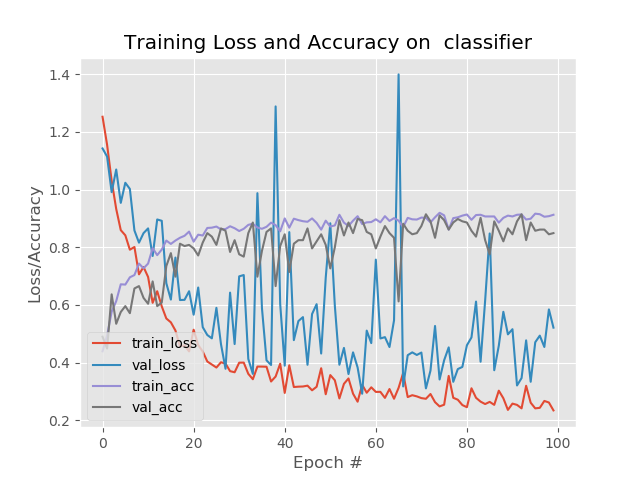

Python code for this plot:
# coding: utf-8

# import the necessary packages

from keras.preprocessing.image import ImageDataGenerator
from keras.optimizers import Adam
from sklearn.model_selection import train_test_split
from keras.preprocessing.image import img_to_array
from keras.utils import to_categorical
from imutils import paths
import matplotlib.pyplot as plt
# import  matplotlib
# matplotlib.use("Agg")
# import numpy as np
# import argparse
import random
import cv2
import os
import keras
import sys
from keras.models import Sequential
from keras.layers import Dense, Dropout, Activation, Flatten
from keras import regularizers


# coding=utf-8
from keras.models import Model
from keras.layers import Input, Dense, BatchNormalization, Conv2D, MaxPooling2D, AveragePooling2D, ZeroPadding2D
from keras.layers import add, Flatten
# from keras.layers.convolutional import Conv2D,MaxPooling2D,AveragePooling2D
from keras.optimizers import SGD
import numpy as np
from keras.callbacks import ModelCheckpoint
from keras.callbacks import TensorBoard
from keras import backend as K
from keras.layers import Conv2D,MaxPool2D
import shutil
class MODEL:
    def resNet(width=64, height=64, depth=3, weight_decay=0.0005, classNum=0):
        def Conv2d_BN(x, nb_filter, kernel_size, strides=(1, 1), padding='same', name=None):
            if name is not None:
                bn_name = name + '_bn'
                conv_name = name + '_conv'
            else:
                bn_name = None
                conv_name = None
            x = Conv2D(nb_filter, kernel_size, padding=padding, strides=strides, activation='relu', name=conv_name)(x)
            x = BatchNormalization(axis=3, name=bn_name)(x)
            return x

        def Conv_Block(input, nb_filter, kernel_size, strides=(1, 1), with_conv_shortcut=False):
            x = Conv2d_BN(input, nb_filter=nb_filter[0], kernel_size=(1, 1), strides=strides, padding='same')
            x = Conv2d_BN(x, nb_filter=nb_filter[1], kernel_size=(3, 3), padding='same')
            x = Conv2d_BN(x, nb_filter=nb_filter[2], kernel_size=(1, 1), padding='same')
            if with_conv_shortcut:
                shortcut = Conv2d_BN(input, nb_filter=nb_filter[2], strides=strides, kernel_size=kernel_size)
                x = add([x, shortcut])
                return x
            else:
                x = add([x, input])
                return x

        input = Input(shape=(width, height, depth))

        x = ZeroPadding2D((3, 3))(input)
        x = Conv2d_BN(x, nb_filter=64, kernel_size=(7, 7), strides=(2, 2), padding='valid')
        x = MaxPooling2D(pool_size=(3, 3), strides=(2, 2), padding='same')(x)

        x = Conv_Block(x, nb_filter=[64, 64, 256], kernel_size=(3, 3), strides=(1, 1), with_conv_shortcut=True)
        x = Conv_Block(x, nb_filter=[64, 64, 256], kernel_size=(3, 3))
        x = Conv_Block(x, nb_filter=[64, 64, 256], kernel_size=(3, 3))

        x = Conv_Block(x, nb_filter=[128, 128, 512], kernel_size=(3, 3), strides=(2, 2), with_conv_shortcut=True)
        x = Conv_Block(x, nb_filter=[128, 128, 512], kernel_size=(3, 3))
        x = Conv_Block(x, nb_filter=[128, 128, 512], kernel_size=(3, 3))
        x = Conv_Block(x, nb_filter=[128, 128, 512], kernel_size=(3, 3))

        # x = Conv_Block(x, nb_filter=[256, 256, 1024], kernel_size=(3, 3), strides=(2, 2), with_conv_shortcut=True)
        # x = Conv_Block(x, nb_filter=[256, 256, 1024], kernel_size=(3, 3))
        # x = Conv_Block(x, nb_filter=[256, 256, 1024], kernel_size=(3, 3))
        # x = Conv_Block(x, nb_filter=[256, 256, 1024], kernel_size=(3, 3))
        # x = Conv_Block(x, nb_filter=[256, 256, 1024], kernel_size=(3, 3))
        # x = Conv_Block(x, nb_filter=[256, 256, 1024], kernel_size=(3, 3))

        x = Conv_Block(x, nb_filter=[512, 512, 2048], kernel_size=(3, 3), strides=(2, 2), with_conv_shortcut=True)
        x = Conv_Block(x, nb_filter=[512, 512, 2048], kernel_size=(3, 3))
        x = Conv_Block(x, nb_filter=[512, 512, 2048], kernel_size=(3, 3))
        x = AveragePooling2D(pool_size=(5, 5))(x)
        x = Flatten()(x)
        x = Dense(classNum, activation='softmax')(x)

        model = Model(inputs=input, outputs=x)
        return model
    def Vgg(width=64,height=64,depth=3,weight_decay=0.0005,classNum=0):
        model = Sequential(name='vgg16-sequential')
        input_shape=(width,height,depth)
        # 第1个卷积区块(block1)
        model.add(Conv2D(64, (3, 3), padding='same', activation='relu', input_shape=input_shape, name='block1_conv1',kernel_regularizer=regularizers.l2(weight_decay)))
        model.add(Conv2D(64, (3, 3), padding='same', activation='relu', name='block1_conv2',kernel_regularizer=regularizers.l2(weight_decay)))
        model.add(MaxPool2D((2, 2), strides=(2, 2), name='block1_pool'))

        # 第2个卷积区块(block2)
        model.add(Conv2D(128, (3, 3), padding='same', activation='relu', name='block2_conv1',kernel_regularizer=regularizers.l2(weight_decay)))
        model.add(Conv2D(128, (3, 3), padding='same', activation='relu', name='block2_conv2',kernel_regularizer=regularizers.l2(weight_decay)))
        model.add(MaxPool2D((2, 2), strides=(2, 2), name='block2_pool'))

        # 第3个区块(block3)
        model.add(Conv2D(256, (3, 3), padding='same', activation='relu', name='block3_conv1',kernel_regularizer=regularizers.l2(weight_decay)))
        model.add(Conv2D(256, (3, 3), padding='same', activation='relu', name='block3_conv2',kernel_regularizer=regularizers.l2(weight_decay)))
        model.add(Conv2D(256, (3, 3), padding='same', activation='relu', name='block3_conv3',kernel_regularizer=regularizers.l2(weight_decay)))
        model.add(MaxPool2D((2, 2), strides=(2, 2), name='block3_pool'))

        # 第4个区块(block4)
        model.add(Conv2D(512, (3, 3), padding='same', activation='relu', name='block4_conv1',kernel_regularizer=regularizers.l2(weight_decay)))
        model.add(Conv2D(512, (3, 3), padding='same', activation='relu', name='block4_conv2',kernel_regularizer=regularizers.l2(weight_decay)))
        model.add(Conv2D(512, (3, 3), padding='same', activation='relu', name='block4_conv3',kernel_regularizer=regularizers.l2(weight_decay)))
        model.add(MaxPool2D((2, 2), strides=(2, 2), name='block4_pool'))

        # 第5个区块(block5)
        model.add(Conv2D(512, (3, 3), padding='same', activation='relu', name='block5_conv1',kernel_regularizer=regularizers.l2(weight_decay)))
        model.add(Conv2D(512, (3, 3), padding='same', activation='relu', name='block5_conv2',kernel_regularizer=regularizers.l2(weight_decay)))
        model.add(Conv2D(512, (3, 3), padding='same', activation='relu', name='block5_conv3',kernel_regularizer=regularizers.l2(weight_decay)))
        model.add(MaxPool2D((2, 2), strides=(2, 2), name='block5_pool'))


        # 前馈全连接区块
        model.add(Flatten(name='flatten'))
        model.add(Dense(4096, activation='relu', name='fc1'))
        model.add(Dense(4096, activation='relu', name='fc2'))
        model.add(Dense(classNum, activation='softmax', name='predictions'))

        return model

    def Lenet(width=64,height=64,depth=3,weight_decay=0.0005,classNum=0):
        # 初始化模型
        model = Sequential()
        inputShape = (height, width, depth)
        # if we are using "channels last", update the input shape
        if K.image_data_format() == "channels_first":   #for tensorflow
            inputShape = (depth, height, width)
        # 第一段
        model.add(Conv2D(40, (3, 3),padding="same",input_shape=inputShape,kernel_regularizer=regularizers.l2(weight_decay)))
        model.add(Activation("relu"))
        model.add(Conv2D(40, (3, 3), padding="same", kernel_regularizer=regularizers.l2(weight_decay)))
        model.add(Activation("relu"))
        model.add(Conv2D(40, (3, 3), padding="same",kernel_regularizer=regularizers.l2(weight_decay)))
        model.add(Activation("relu"))
        model.add(MaxPooling2D(pool_size=(2, 2), strides=(2, 2)))

        # 第二段
        model.add(Conv2D(70, (3, 3), padding="same",kernel_regularizer=regularizers.l2(weight_decay)))
        model.add(Activation("relu"))
        model.add(Conv2D(70, (3, 3), padding="same",kernel_regularizer=regularizers.l2(weight_decay)))
        model.add(Activation("relu"))
        model.add(Conv2D(70, (3, 3), padding="same", kernel_regularizer=regularizers.l2(weight_decay)))
        model.add(Activation("relu"))
        model.add(MaxPooling2D(pool_size=(2, 2), strides=(2, 2)))

        # # 第二段
        # model.add(Conv2D(128, (3, 3), padding="same", kernel_regularizer=regularizers.l2(weight_decay)))
        # model.add(Activation("relu"))
        # model.add(Conv2D(128, (3, 3), padding="same", kernel_regularizer=regularizers.l2(weight_decay)))
        # # model.add(BatchNormalization())
        # model.add(Activation("relu"))
        # model.add(MaxPooling2D(pool_size=(2, 2), strides=(2, 2)))

        # 第三段
        model.add(Flatten())
        model.add(Dense(1000))
        model.add(Activation("relu"))
        # model.add(Dropout(0.5))

        # softmax 分类器
        model.add(Dense(classNum))
        model.add(Activation("softmax"))

        # 返回构造的模型
        return model
    def Newnet(width=64,height=64,depth=3,weight_decay=0.0005,classNum=0):
        # 初始化模型
        model = Sequential()
        inputShape = (height, width, depth)
        # if we are using "channels last", update the input shape
        if K.image_data_format() == "channels_first":   #for tensorflow
            inputShape = (depth, height, width)
        # 第一段
        model.add(Conv2D(20, (3, 3),padding="same",input_shape=inputShape,kernel_regularizer=regularizers.l2(weight_decay)))
        model.add(Activation("relu"))
        model.add(Conv2D(20, (3, 3), padding="same",kernel_regularizer=regularizers.l2(weight_decay)))
        model.add(Activation("relu"))
        model.add(MaxPooling2D(pool_size=(2, 2), strides=(2, 2)))
        # model.add(AveragePooling2D(pool_size=(2, 2), strides=(2, 2)))
        #第二段
        model.add(Conv2D(30, (3, 3), padding="same",kernel_regularizer=regularizers.l2(weight_decay)))
        model.add(Activation("relu"))
        model.add(Conv2D(30, (3, 3), padding="same",kernel_regularizer=regularizers.l2(weight_decay)))
        model.add(Activation("relu"))
        model.add(MaxPooling2D(pool_size=(2, 2), strides=(2, 2)))
        # model.add(AveragePooling2D(pool_size=(2, 2), strides=(2, 2)))

        #第三段
        model.add(Conv2D(50, (3, 3), padding="same", kernel_regularizer=regularizers.l2(weight_decay)))
        model.add(Activation("relu"))
        model.add(Conv2D(50, (3, 3), padding="same", kernel_regularizer=regularizers.l2(weight_decay)))
        model.add(Activation("relu"))
        model.add(Conv2D(50, (3, 3), padding="same", kernel_regularizer=regularizers.l2(weight_decay)))
        model.add(Activation("relu"))
        # model.add(MaxPooling2D(pool_size=(2, 2), strides=(2, 2)))

        # 第4段
        model.add(Flatten())
        model.add(Dense(1000))
        model.add(Activation("relu"))
        model.add(Dropout(0.5))

        # softmax 分类器
        model.add(Dense(classNum))
        model.add(Activation("softmax"))

        # 返回构造的模型
        return model

def load_data(path):
    print(path)

    labels_list=os.listdir(path);
    labels_list.sort();
    print("[INFO] loading images...")
    data = []
    labels = []
    # grab the image paths and randomly shuffle them
    imagePaths = sorted(list(paths.list_images(path)))
    # print(imagePaths)
    # dda
    random.seed(42)
    random.shuffle(imagePaths)
    # loop over the input images
    for imagePath in imagePaths:
        # load the image, pre-process it, and store it in the data list
        # print(imagePath)
        # print(imagePath)
        image = cv2.imread(imagePath)
        image=image[:,:,0];
        # print(image.shape)
        image = cv2.resize(image, (norm_size, norm_size))

        image = img_to_array(image)
        data.append(image)

        # extract the class label from the image path and update the
        # labels list
        # print(imagePath.split(os.path.sep)[-2])
        label = labels_list.index(imagePath.split(os.path.sep)[-2])
        labels.append(label)

        ########
        # image = image / 255.0
        # image = np.expand_dims(image, axis=0)
        # result = model.predict(image)[0]
        # proba = np.max(result)
        # print(np.where(result == proba))
        # number = np.where(result == proba)[0]
        # print(number)
        # if number==label:
        #     if not os.path.exists(os.path.join("selectImages",imagePath.split(os.path.sep)[-2])):
        #         os.mkdir(os.path.join("selectImages",imagePath.split(os.path.sep)[-2]))
        #     shutil.copy(imagePath,os.path.join("selectImages",imagePath.split(os.path.sep)[-2],imagePath.split(os.path.sep)[-1]))
        #
        # print(labels_list[number[0]],imagePath.split(os.path.sep)[-2],label)
        ##########




    # scale the raw pixel intensities to the range [0, 1]
    data = np.array(data, dtype="float") / 255.0
    labels = np.array(labels)

    # convert the labels from integers to vectors
    labels = to_categorical(labels, num_classes=CLASS_NUM)
    return data, labels


def train(aug, trainX, trainY, testX, testY):
    # initialize the model
    print("[INFO] compiling model...")
    # model = MODEL.Vgg(norm_size,norm_size,depth,0.0005,classNum=CLASS_NUM)
    model = MODEL.Lenet(norm_size, norm_size, depth, 0, classNum=CLASS_NUM)
    model.summary()
    # model= keras.models.load_model('ResNet50.hdf5')
    from keras.callbacks import ReduceLROnPlateau
    reduce_lr = ReduceLROnPlateau(monitor='val_acc', patience=50, mode='auto')
    adam = Adam(lr=INIT_LR, decay=INIT_LR / EPOCHS)
    # sgd = SGD(lr=INIT_LR,decay=INIT_LR / EPOCHS, momentum=0.9)
    # model.compile(loss='categorical_crossentropy', optimizer=sgd, metrics=['accuracy'])
    model.compile(loss="categorical_crossentropy", optimizer=adam,  metrics=["accuracy"])

    # train the network
    print("[INFO] training network...")
    model_checkpoint = ModelCheckpoint('best.hdf5', monitor='val_acc', verbose=1, save_best_only=True)
    tb_cb = keras.callbacks.TensorBoard(log_dir="./log", write_images=1, histogram_freq=0)
    # 设置log的存储位置，将网络权值以图片格式保持在tensorboard中显示，设置每一个周期计算一次网络的
    # 权值，每层输出值的分布直方图
    H = model.fit_generator(aug.flow(trainX, trainY, batch_size=BS),callbacks=[model_checkpoint,tb_cb,reduce_lr],
                            validation_data=(testX, testY), steps_per_epoch=len(trainX) // BS,
                            epochs=EPOCHS)

    # save the model to disk
    print("[INFO] serializing network...")
    model.save(".//lasted.model")

    # plot the training loss and accuracy
    plt.style.use("ggplot")
    plt.figure()
    N = EPOCHS
    plt.plot(np.arange(0, N), H.history["loss"], label="train_loss")
    plt.plot(np.arange(0, N), H.history["val_loss"], label="val_loss")
    plt.plot(np.arange(0, N), H.history["acc"], label="train_acc")
    plt.plot(np.arange(0, N), H.history["val_acc"], label="val_acc")
    plt.title("Training Loss and Accuracy on  classifier")
    plt.xlabel("Epoch #")
    plt.ylabel("Loss/Accuracy")
    plt.legend(loc="lower left")
    plt.savefig("train.png")


CLASS_NUM=0
EPOCHS = 100
INIT_LR = 1e-4
BS = 32
norm_size = 200
depth=1
# model=keras.models.load_model("best.hdf5")
if __name__ == '__main__':
    train_file_path = "./train";
    test_file_path = "./val"
    CLASS_NUM = len(os.listdir(train_file_path))
    print(CLASS_NUM)

    trainX, trainY = load_data(train_file_path)
    testX, testY = load_data(test_file_path)
    # construct the image generator for data augmentation

    aug = ImageDataGenerator(rotation_range=30, width_shift_range=0.1,
                             height_shift_range=0.1, shear_range=0.2, zoom_range=0.2,
                             horizontal_flip=True, fill_mode="nearest")
    train(aug, trainX, trainY, testX, testY)





